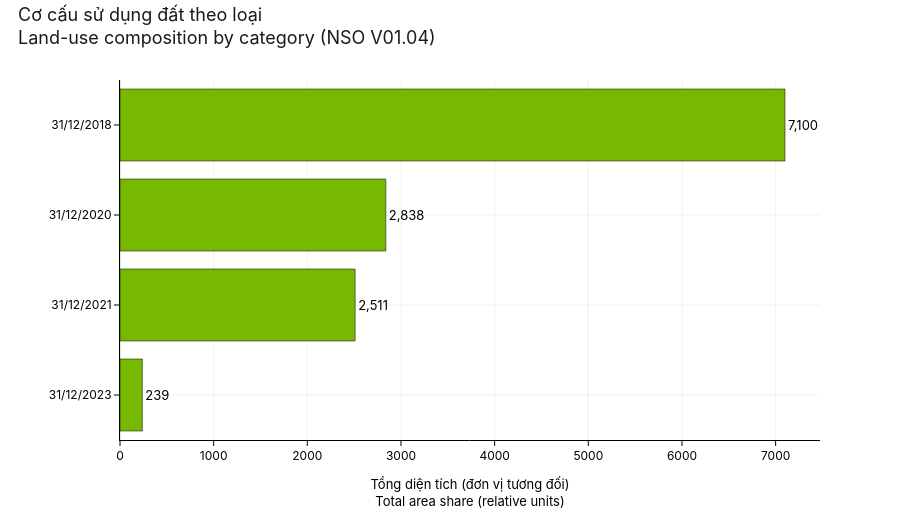

Here is the notebook cell this chart was saved with:
### Markdown cell above
## §2 — V01: Geography, Land & Climate (18 tables / 4,705 cells)

Maps onto the `geography` statistical domain and the `region` /
`urbanicity` persona dimensions. V01 is small (3 % of the cell volume)
but anchors every spatial join downstream — every other database joins
its province codes against V01.01.

### Code cell
'''Figure 05 — land-use composition (V01.04, % of provincial area, latest snapshot).'''
df = load_table('V01.04')
prov_col = 'Phân theo địa phương, Năm'
use_col  = 'Đất sử dụng'
national = df[df[prov_col] == 'CẢ NƯỚC'].copy()
# The "Năm" lives inside `Đất sử dụng` for this matrix. Keep all
# non-snapshot rows (= categorical land-use class) for a single date.
latest_date = sorted(set(national[use_col]),
                      key=lambda s: re.findall(r'\d{4}', s) or [''])[-1]
snap = (df[df[use_col] != latest_date].groupby(use_col)['value'].sum()
          .sort_values(ascending=True))
fig05 = go.Figure()
fig05.add_trace(go.Bar(
    y=snap.index, x=snap.values, orientation='h',
    marker=dict(color=NV_GREEN, line=dict(color=NV_BLACK, width=0.5)),
    text=[f'{v:,.0f}' for v in snap.values], textposition='outside',
))
fig05.update_layout(
    title=vi_en('Cơ cấu sử dụng đất theo loại',
                 'Land-use composition by category') +
           ' (NSO V01.04)',
    xaxis_title=vi_en('Tổng diện tích (đơn vị tương đối)',
                        'Total area share (relative units)'),
    height=520,
)
apply_nvidia_style(fig05)
save_figure(fig05, '05_land_use_composition', width=1100, height=520)
fig05.show()

### Figure 1 — Plotly figure (JSON) as saved in the notebook; plotly's stock layout.template omitted (floating-point values rounded to 4 significant figures)
{"data": [{"cliponaxis": false, "marker": {"color": "#76B900", "line": {"color": "#000000", "width": 0.5}}, "orientation": "h", "text": ["239", "2,511", "2,838", "7,100"], "textposition": "outside", "type": "bar", "x": [238.8, 2511.0, 2838.0, 7100.0], "y": ["31/12/2023", "31/12/2021", "31/12/2020", "31/12/2018"]}], "layout": {"colorway": ["#76B900", "#000000", "#888888", "#B5D88A", "#444444", "#CCCCCC"], "font": {"color": "#000000", "family": "NVIDIA Sans, NVIDIASans, NVIDIA, Inter, Helvetica Neue, Helvetica, Arial, sans-serif", "size": 13}, "height": 520, "hoverlabel": {"bgcolor": "#000000", "bordercolor": "#76B900", "font": {"color": "#FFFFFF", "family": "NVIDIA Sans, NVIDIASans, NVIDIA, Inter, Helvetica Neue, Helvetica, Arial, sans-serif", "size": 12}}, "legend": {"bgcolor": "rgba(255,255,255,0.92)", "bordercolor": "#CCCCCC", "borderwidth": 1, "font": {"color": "#000000", "family": "NVIDIA Sans, NVIDIASans, NVIDIA, Inter, Helvetica Neue, Helvetica, Arial, sans-serif", "size": 12}}, "margin": {"b": 80, "l": 120, "r": 80, "t": 80}, "paper_bgcolor": "#FFFFFF", "plot_bgcolor": "#FFFFFF", "title": {"font": {"color": "#1A1A1A", "family": "NVIDIA Sans, NVIDIASans, NVIDIA, Inter, Helvetica Neue, Helvetica, Arial, sans-serif", "size": 18}, "text": "Cơ cấu sử dụng đất theo loại<br>Land-use composition by category (NSO V01.04)", "x": 0.02, "xanchor": "left", "y": 0.96}, "xaxis": {"automargin": true, "gridcolor": "rgba(0,0,0,0.06)", "linecolor": "#000000", "linewidth": 1, "mirror": false, "showgrid": true, "showline": true, "tickcolor": "#000000", "tickfont": {"color": "#000000", "family": "NVIDIA Sans, NVIDIASans, NVIDIA, Inter, Helvetica Neue, Helvetica, Arial, sans-serif", "size": 12}, "ticks": "outside", "title": {"font": {"color": "#000000", "family": "NVIDIA Sans, NVIDIASans, NVIDIA, Inter, Helvetica Neue, Helvetica, Arial, sans-serif", "size": 13}, "text": "Tổng diện tích (đơn vị tương đối)<br>Total area share (relative units)"}, "zeroline": true, "zerolinecolor": "#CCCCCC"}, "yaxis": {"automargin": true, "gridcolor": "rgba(0,0,0,0.06)", "linecolor": "#000000", "linewidth": 1, "mirror": false, "showgrid": true, "showline": true, "tickcolor": "#000000", "tickfont": {"color": "#000000", "family": "NVIDIA Sans, NVIDIASans, NVIDIA, Inter, Helvetica Neue, Helvetica, Arial, sans-serif", "size": 12}, "ticks": "outside", "title": {"font": {"color": "#000000", "family": "NVIDIA Sans, NVIDIASans, NVIDIA, Inter, Helvetica Neue, Helvetica, Arial, sans-serif", "size": 13}}, "zeroline": true, "zerolinecolor": "#CCCCCC"}}}
